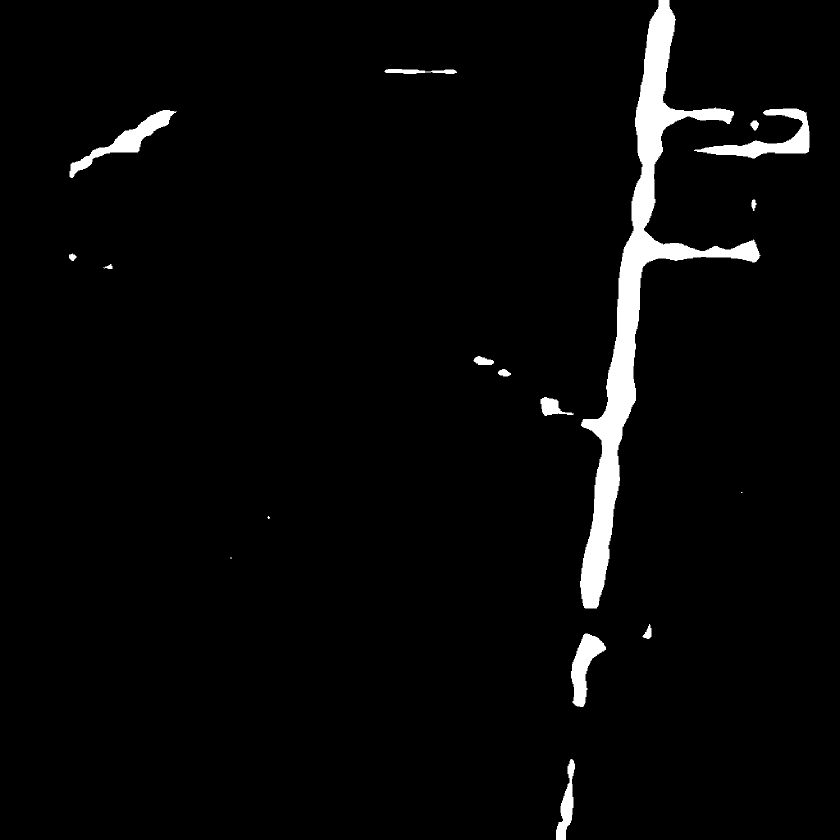
#> input picture PrediccionesFCN/100694_sat.png, 840 x 840 px, shrunk from 1024 x 1024 before the run; its folder holds only this picture in this run
$ python converColor.py
#> lines starting #> are read from the running program, lines starting #| are printed output that depends on the picture; after the words box and inside, x2 and y2 are one past the last pixel; in counts of white or black regions, pixels touching at a corner belong together
import cv2
import numpy as np
import os

# Directorio de entrada y salida
input_dir = 'PrediccionesFCN/'
output_dir = 'outouttestPrediccionesFCN/'

# Crear el directorio de salida si no existe
os.makedirs(output_dir, exist_ok=True)

# Lista de nombres de los archivos de imagen en el directorio de entrada
im_names = [f for f in os.listdir(input_dir) if f.endswith(('.png', '.jpg', '.jpeg'))]

# Mapa de colores a grises
gray_to_color = {
    1: (0, 255, 255),    # urban_land
    2: (255, 255, 0),    # agriculture_land
    3: (255, 0, 255),    # rangeland
    4: (0, 255, 0),      # forest_land
    0: (255, 0, 0),      # water
    5: (255, 255, 255),  # barren_land
    6: (0, 0, 0)         # unknown
}


for im_name in im_names:
    image_path = os.path.join(input_dir, im_name)
    gray_image = cv2.imread(image_path, cv2.IMREAD_GRAYSCALE)
#> gray_image is the input picture: shape (840, 840); min 1, max 3, mean 1.06
    if gray_image is None:
        continue

    # Crear una imagen RGB vacía
    rgb_image = np.zeros((*gray_image.shape, 3), dtype=np.uint8)

    for gray_value, color in gray_to_color.items():
        mask = gray_image == gray_value
        rgb_image[mask] = color
#> this loop made 7 passes
#> pass 1, `mask = gray_image == gray_value`:
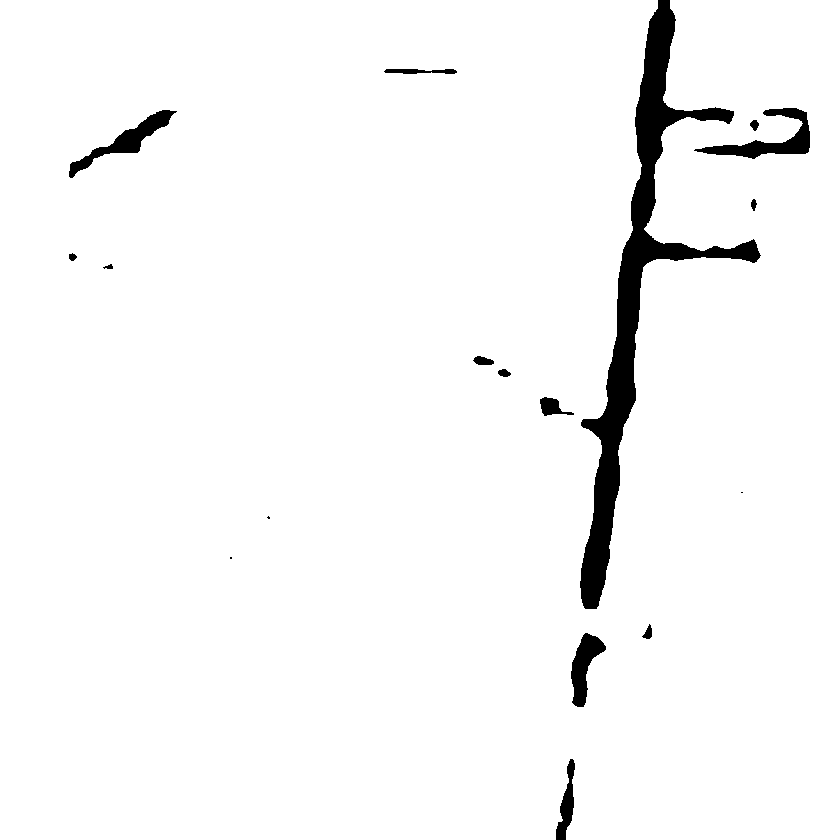
#> mask: shape (840, 840) bool; 96.7% white; 17 black regions (3 under 20 px), largest, box (x1, y1, x2, y2) and area: (580, 0, 761, 609) 16484, (694, 108, 810, 159) 1823, (69, 110, 177, 178) 1573
#> pass 2, `mask = gray_image == gray_value`:
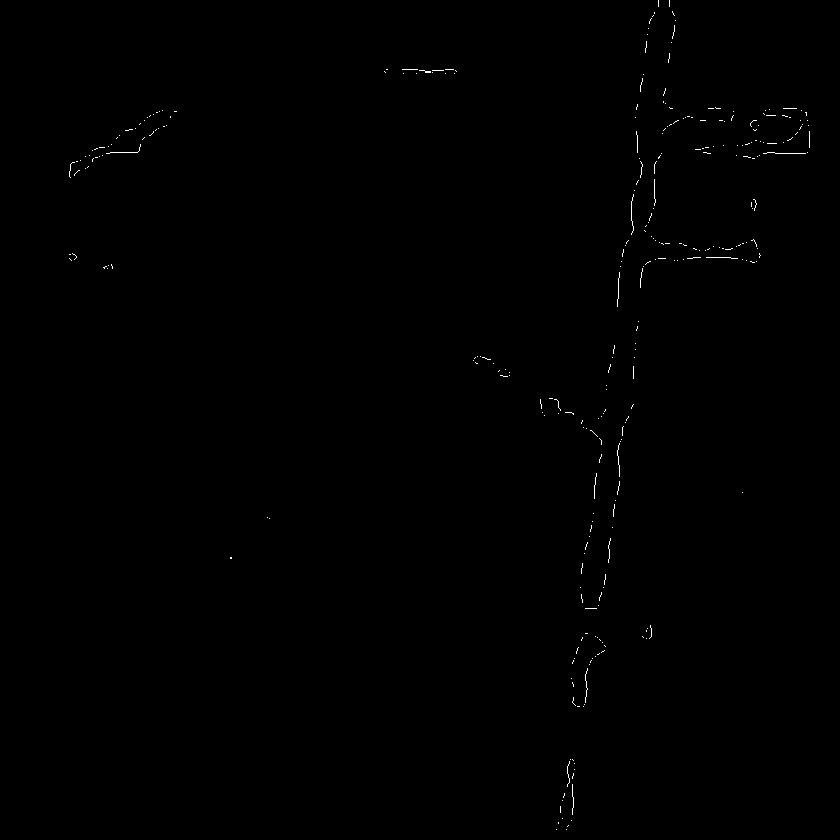
#> mask: shape (840, 840) bool; 0.22% white in thin lines or dots, all inside (x1, y1, x2, y2) = (69, 0, 810, 830)
#> after the loop:
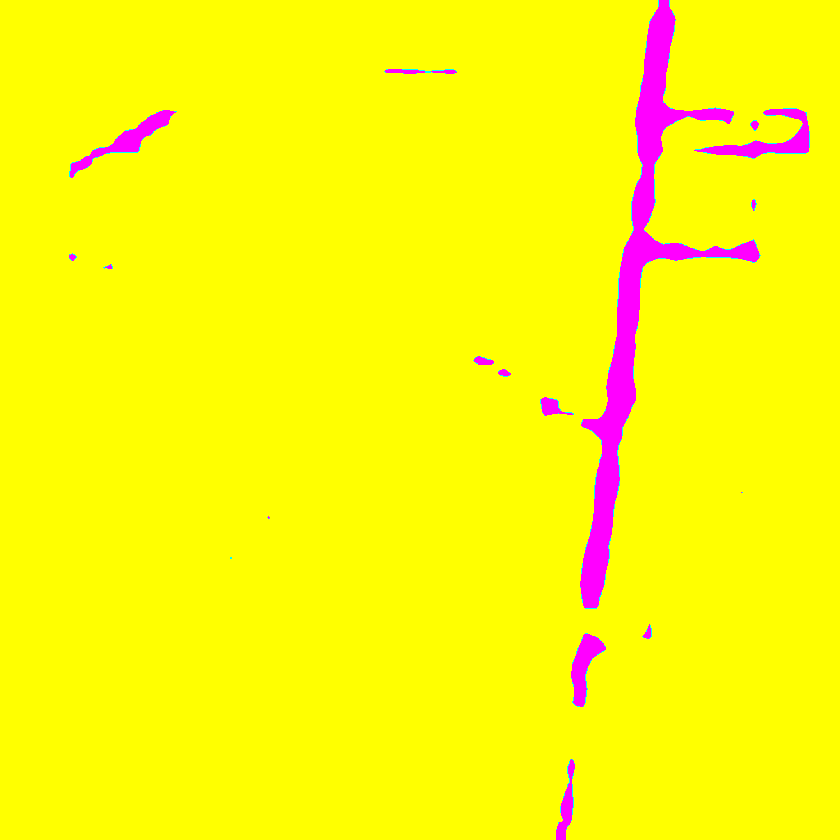
#> rgb_image: shape (840, 840, 3); mean of channels 0, 1, 2 8.3, 247.3, 254.4; drawn as B, G, R

    # Guardar la imagen RGB en el directorio de salida
    output_filename = os.path.join(output_dir, f'desprocesadas_{im_name}')
    cv2.imwrite(output_filename, rgb_image)

$ run again, on PrediccionesFCN/104113_sat.png
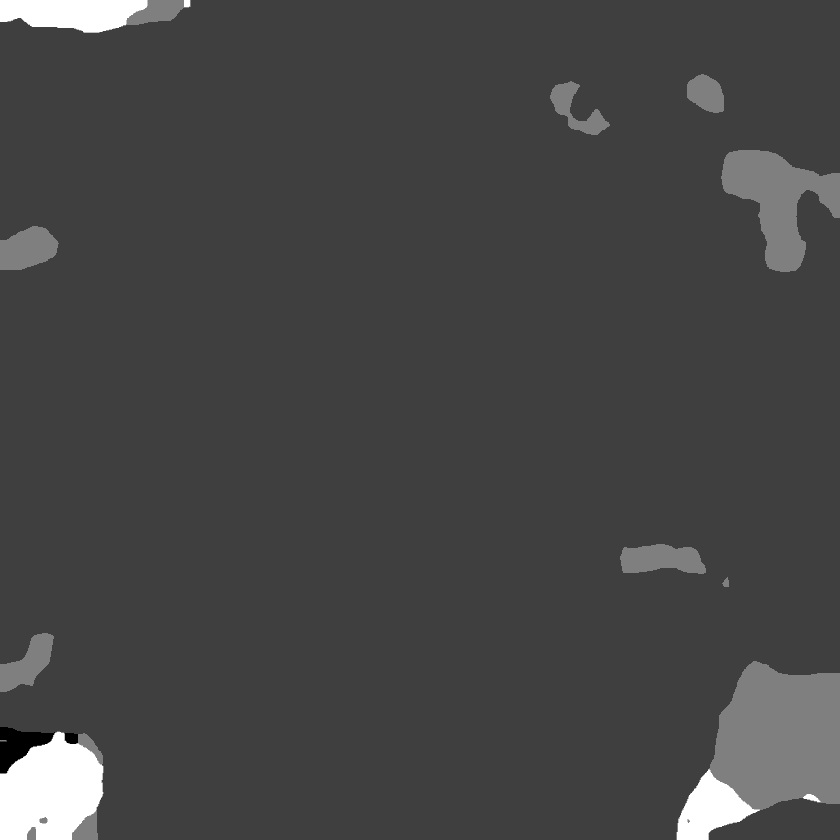
#> input picture PrediccionesFCN/104113_sat.png, 840 x 840 px, shrunk from 1024 x 1024 before the run
#> gray_image is the input picture: shape (840, 840); min 1, max 5, mean 2.11
#> the loop `for gray_value, color in gray_to_color.items():` made 7 passes
#> pass 1, `mask = gray_image == gray_value`:
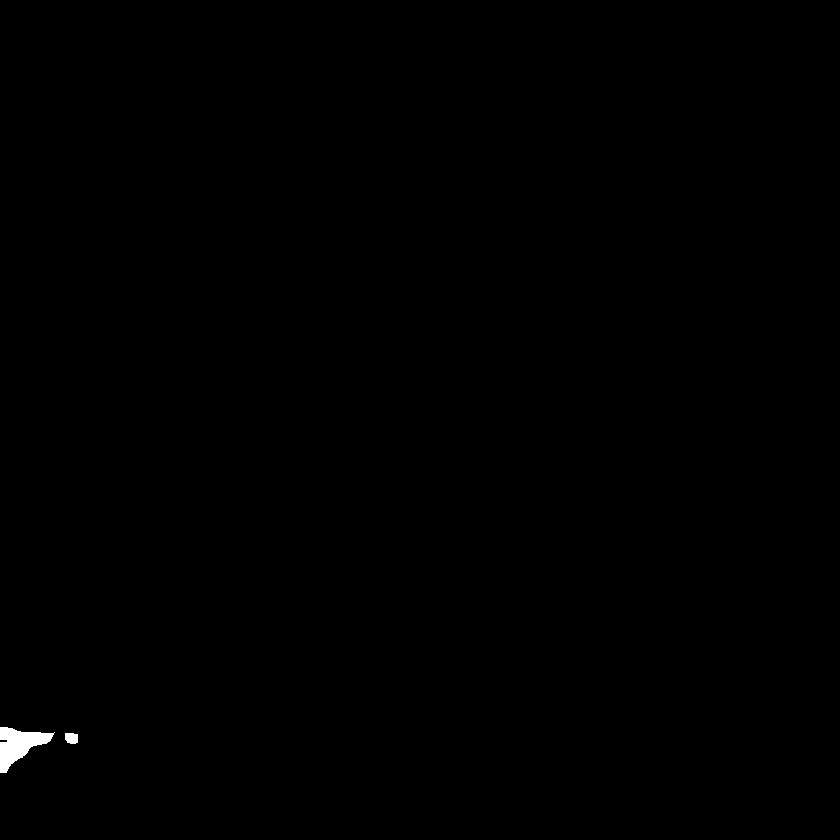
#> mask: shape (840, 840) bool; 0.2% white; 2 white regions, box (x1, y1, x2, y2) and area: (0, 727, 55, 773) 1255, (65, 733, 78, 744) 127
#> after the loop `for gray_value, color in gray_to_color.items():`:
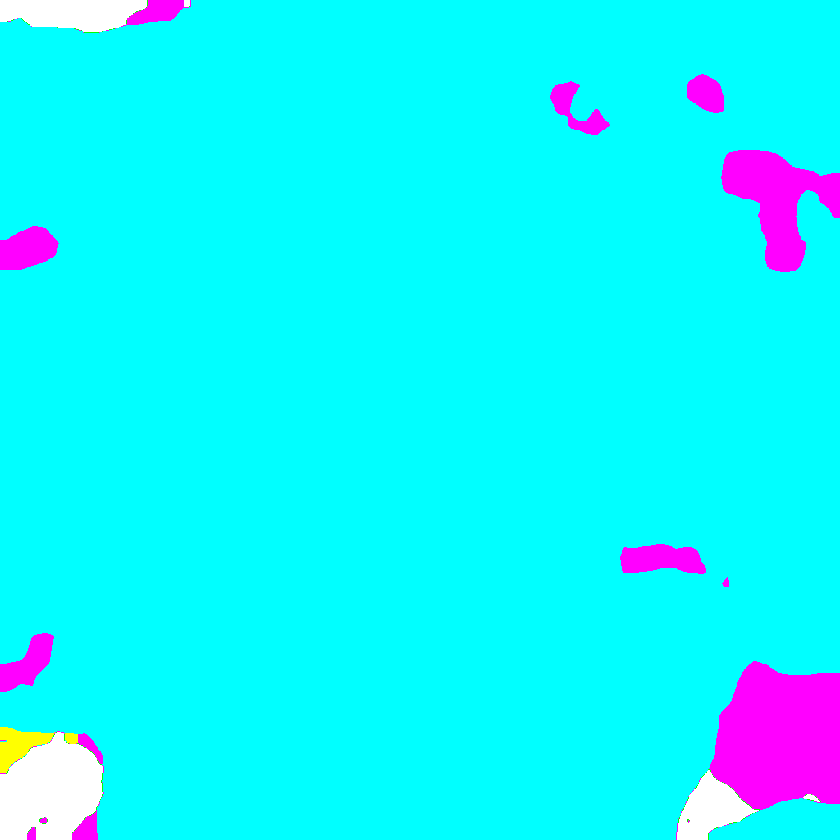
#> rgb_image: shape (840, 840, 3); mean of channels 0, 1, 2 254.4, 243.3, 17.6; drawn as B, G, R
